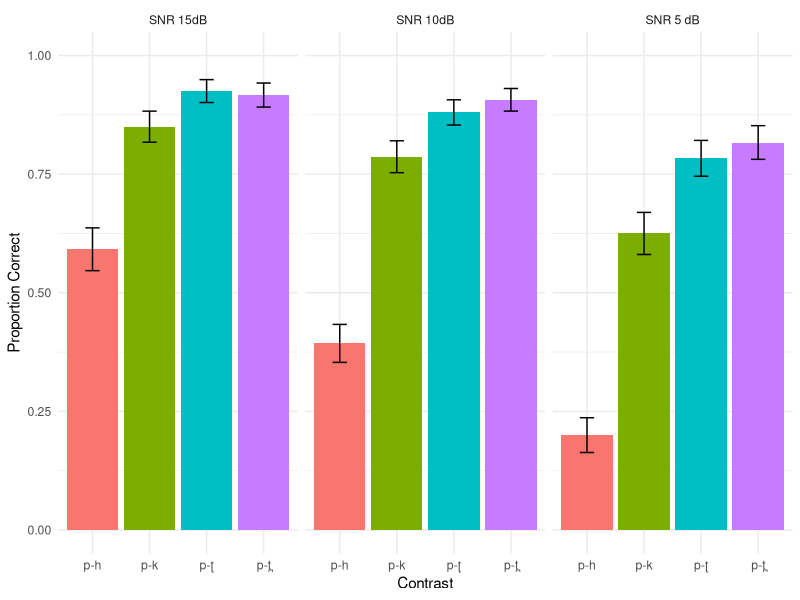
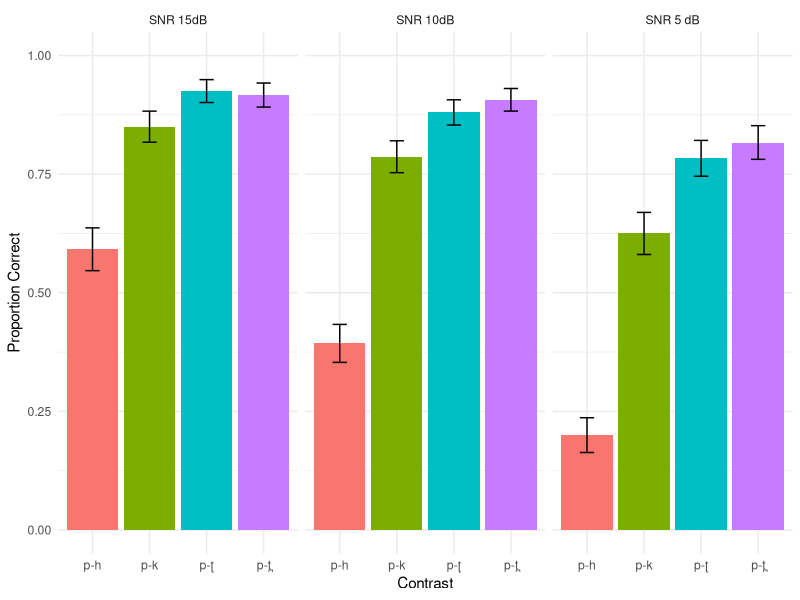
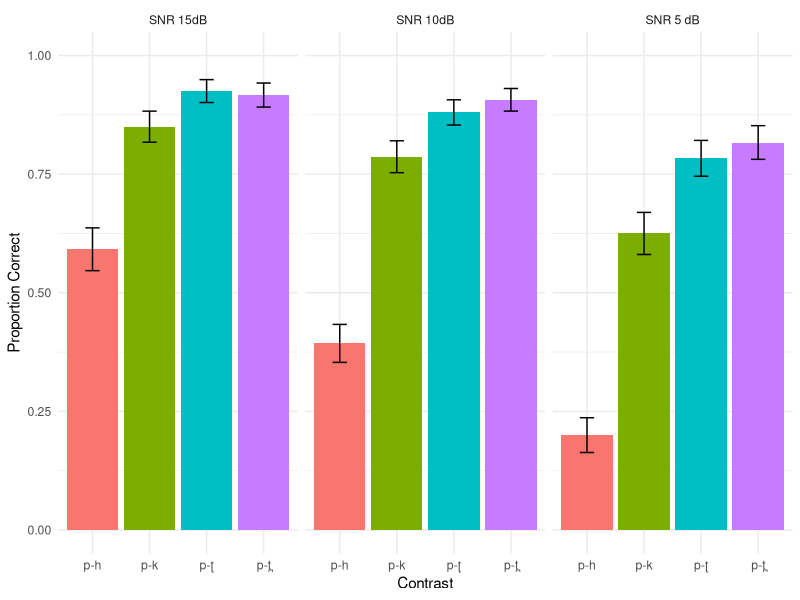

Reproduce these figures in R, in order.
## ---- chunk 1
knitr::opts_chunk$set(echo = TRUE)
knitr::opts_chunk$set(warning = FALSE, message = FALSE)
## ---- chunk 2
data_15 <- read.csv("Master_15_local.csv", header = TRUE)
data_5 <- read.csv("Master_5_local.csv", header = TRUE)
data_clean <- read.csv("Master_clean_local.csv", header = TRUE)
full_data <- rbind(data_clean,data_15,data_5)

# Make new data frame with dental and retroflex symbols

#full_data_new <-  data.frame(
#  lapply(full_data, function(x) {
#    x <- gsub("th", "t̪", x)
#    x <- gsub("t", "ʈ", x)
#    return(x)
#  })
#)
## ---- chunk 3
# Full data clean
remove_rows <- function(full_data) {
  allowed_values <- c("p-th", "p-t", "p-k", "p-h")
  filtered_full_data <- subset(full_data, con %in% allowed_values)
  return(filtered_full_data)
}

filtered_full_data <- remove_rows(full_data)

# Make SNR a factor
filtered_full_data$snr <- as.factor(filtered_full_data$snr)
## ---- chunk 4
## Make a master bar chart of proportion correct w error bars

library(ggplot2)
library(dplyr)

# new names for snr facet labels
snr_names <- list("clean"="SNR 15dB","15"="SNR 10dB", "5"="SNR 5 dB")

# use the labeller function in facet
snr_labeller <- function(variable,value){
  return(snr_names[value])
}

# Calculate the mean and standard error (SEM) for each group
summary_filtered_full_data <- filtered_full_data %>%
  group_by(snr, con) %>%
  summarise(mean_corr = mean(corr),
            sd_corr = sd(corr),
            n = n()) %>%
  mutate(se_corr = sd_corr / sqrt(n))  # Calculate Standard Error

# Order of SNRs in the plot
summary_filtered_full_data$snr_f = factor(summary_filtered_full_data$snr, levels=c('clean','15','5'))


# Plot using ggplot2
grey_colors <- c("grey20", "grey40", "grey60", "grey80")

AX_plot_grey <- ggplot(summary_filtered_full_data, aes(x = con, y = mean_corr, fill = con)) +
  geom_bar(stat = "identity", position = "dodge", show.legend = FALSE) + ylim(0,1)+
  geom_errorbar(aes(ymin = mean_corr - se_corr, ymax = mean_corr + se_corr),
                position = position_dodge(width = 0.9), width = 0.25) +
  facet_wrap(~snr_f,ncol = 3, labeller = snr_labeller) + 
  labs(x = "Contrast", y = "Proportion Correct", fill = "Contrast") +
  scale_x_discrete(labels=c("p-h", "p-k", "p-ʈ", "p-t̪")) +
  scale_fill_manual(values = grey_colors) + 
  theme_minimal()

AX_plot_color <- ggplot(summary_filtered_full_data, aes(x = con, y = mean_corr, fill = con)) +
  geom_bar(stat = "identity", position = "dodge", show.legend = FALSE) + ylim(0,1)+
  geom_errorbar(aes(ymin = mean_corr - se_corr, ymax = mean_corr + se_corr),
                position = position_dodge(width = 0.9), width = 0.25) +
  facet_wrap(~snr_f,ncol = 3, labeller = snr_labeller) + 
  labs(x = "Contrast", y = "Proportion Correct", fill = "Contrast") +
  scale_x_discrete(labels=c("p-h", "p-k", "p-ʈ", "p-t̪")) +
  theme_minimal()

#AX_plot_grey
AX_plot_color

ggsave('AX_plot_grey.png', bg="white", dpi=500, width = 4, height = 4)
ggsave('AX_plot_color.png', bg="white", dpi=500, width = 4, height = 4)

## ---- chunk 5
library(lme4)
filtered_full_data$snr <- relevel(filtered_full_data$snr, ref = "clean")

model <- glmer(corr ~ snr * con + (1 | part), data = filtered_full_data, family = binomial, control=glmerControl(optimizer="bobyqa",optCtrl=list(maxfun=2e5)))
summary(model)
